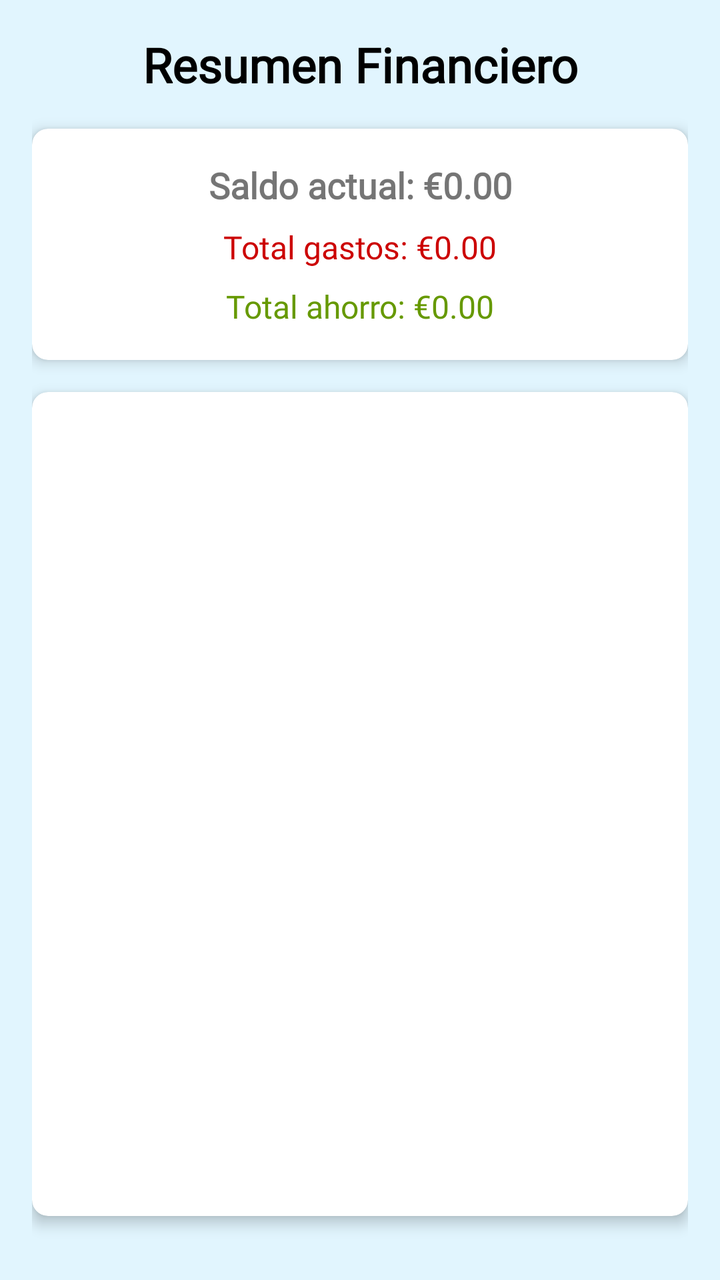
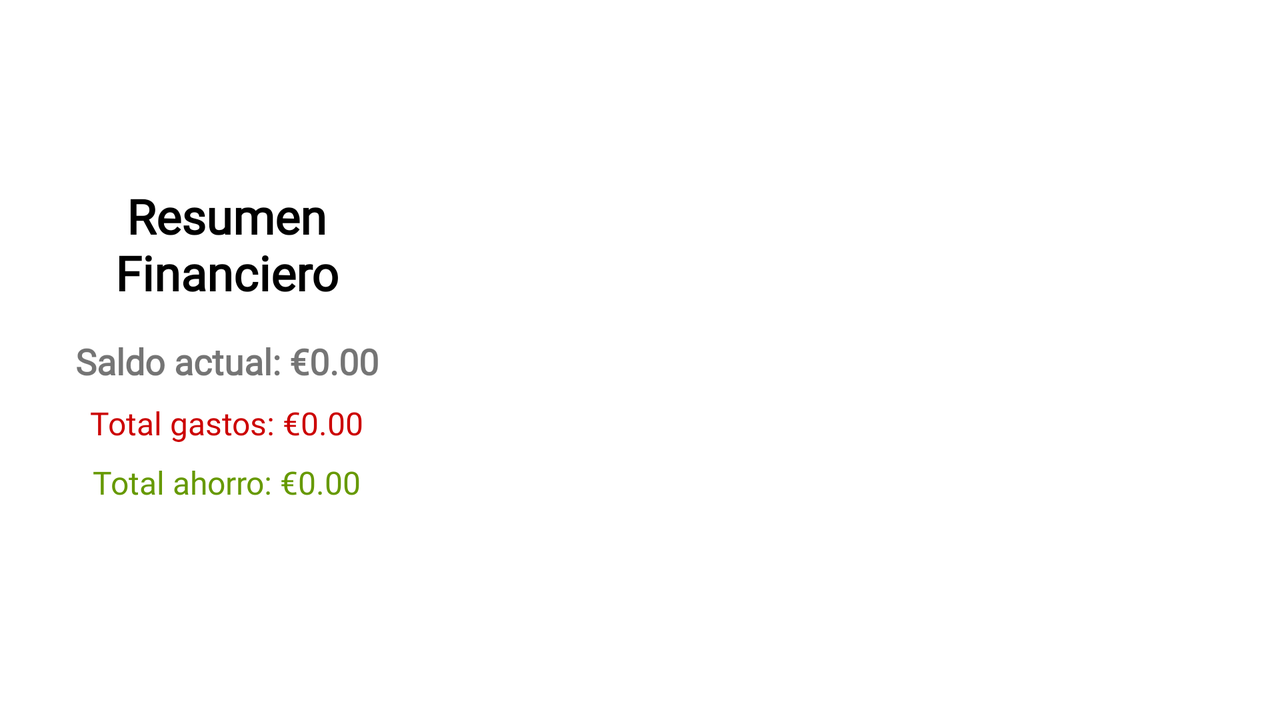

An Android layout and its configuration variant, each rendered on a device that would load it. The default file and the variant file are quoted in full after the pictures.
<!-- AndroidManifest.xml: application theme Theme.EasyFinances -->
<!-- res/layout/activity_transactions_list.xml -->
<?xml version="1.0" encoding="utf-8"?>
<LinearLayout
    xmlns:android="http://schemas.android.com/apk/res/android"
    xmlns:app="http://schemas.android.com/apk/res-auto"
    android:layout_width="match_parent"
    android:layout_height="match_parent"
    android:orientation="vertical"
    android:background="@color/pastelBlue"
    android:padding="16dp">

    
    <TextView
        android:id="@+id/textTitle"
        android:layout_width="match_parent"
        android:layout_height="wrap_content"
        android:text="Resumen Financiero"
        android:textSize="24sp"
        android:textStyle="bold"
        android:gravity="center"
        android:textColor="#000000"
        android:layout_marginBottom="16dp" />

    
    <com.google.android.material.card.MaterialCardView
        android:id="@+id/cardSummary"
        android:layout_width="match_parent"
        android:layout_height="wrap_content"
        app:cardCornerRadius="8dp"
        app:cardElevation="4dp"
        app:cardBackgroundColor="@android:color/white"
        android:layout_marginBottom="16dp">

        <LinearLayout
            android:layout_width="match_parent"
            android:layout_height="wrap_content"
            android:orientation="vertical"
            android:padding="16dp"
            android:gravity="center_horizontal">

            <TextView
                android:id="@+id/textSaldoActual"
                android:layout_width="match_parent"
                android:layout_height="wrap_content"
                android:text="@string/ssaldo_actual_0_00"
                android:textSize="18sp"
                android:textStyle="bold"
                android:gravity="center"
                android:layout_marginBottom="8dp" />

            <TextView
                android:id="@+id/textTotalGastos"
                android:layout_width="match_parent"
                android:layout_height="wrap_content"
                android:text="@string/ttotal_gastos_0_00"
                android:textSize="16sp"
                android:textColor="@android:color/holo_red_dark"
                android:gravity="center"
                android:layout_marginBottom="8dp" />

            <TextView
                android:id="@+id/textTotalAhorro"
                android:layout_width="match_parent"
                android:layout_height="wrap_content"
                android:text="@string/ttotal_ahorro_0_00"
                android:textSize="16sp"
                android:textColor="@android:color/holo_green_dark"
                android:gravity="center" />
        </LinearLayout>
    </com.google.android.material.card.MaterialCardView>

    
    <com.google.android.material.card.MaterialCardView
        android:id="@+id/cardTransactions"
        android:layout_width="match_parent"
        android:layout_height="0dp"
        android:layout_weight="1"
        android:layout_marginBottom="16dp"
        app:cardCornerRadius="8dp"
        app:cardElevation="4dp"
        app:cardBackgroundColor="@android:color/white">

        <androidx.recyclerview.widget.RecyclerView
            android:id="@+id/recyclerViewTransactions"
            android:layout_width="match_parent"
            android:layout_height="match_parent"
            android:contentDescription="@string/lista_de_transacciones_financieras" />
    </com.google.android.material.card.MaterialCardView>

    
    <Button
        android:id="@+id/btnDeleteTransaction"
        android:layout_width="match_parent"
        android:layout_height="wrap_content"
        android:text="@string/eliminar_transaccion_seleccionada"
        android:backgroundTint="@android:color/holo_red_dark"
        android:textColor="@android:color/white"
        android:visibility="gone" />
</LinearLayout>
<!-- resources referenced by this layout -->
<resources>
  <color name="pastelBlue">#E1F5FE</color>
  <string name="eliminar_transaccion_seleccionada">Eliminar transacción seleccionada</string>
  <string name="lista_de_transacciones_financieras">Lista de transacciones financieras</string>
  <string name="ssaldo_actual_0_00">Saldo actual: €0.00</string>
  <string name="ttotal_ahorro_0_00">Total ahorro: €0.00</string>
  <string name="ttotal_gastos_0_00">Total gastos: €0.00</string>
  <style name="Theme.EasyFinances" parent="Theme.MaterialComponents.Light.NoActionBar">
          
          <item name="colorPrimary">@color/teal_700</item>
          <item name="colorPrimaryVariant">@color/teal_200</item>
          <item name="colorOnPrimary">@color/white</item>
  
          
          <item name="android:windowBackground">@color/white</item>
          <item name="android:textColorPrimary">@color/black</item>
  
          
          <item name="fontFamily">@font/roboto</item>
  
          
          <item name="android:statusBarColor">@color/teal_700</item>
          <item name="android:navigationBarColor">@color/white</item>
      </style>
  <color name="teal_700">#FF018786</color>
  <color name="teal_200">#FF03DAC5</color>
  <color name="white">#FFFFFFFF</color>
  <color name="black">#FF000000</color>
</resources>
<!-- res/layout-land/activity_transactions_list.xml (the repository's variant of the layout above) -->
<!-- drawn on the phone turned sideways -->
<?xml version="1.0" encoding="utf-8"?>

<LinearLayout
    xmlns:android="http://schemas.android.com/apk/res/android"
    xmlns:app="http://schemas.android.com/apk/res-auto"
    android:layout_width="match_parent"
    android:layout_height="match_parent"
    android:orientation="horizontal"
    android:padding="16dp">

    
    <LinearLayout
        android:id="@+id/summaryContainer"
        android:layout_width="0dp"
        android:layout_height="match_parent"
        android:layout_weight="1"
        android:orientation="vertical"
        android:gravity="center"
        android:paddingEnd="8dp">

        
        <TextView
            android:id="@+id/textTitle"
            android:layout_width="match_parent"
            android:layout_height="wrap_content"
            android:text="Resumen Financiero"
            android:textSize="24sp"
            android:textStyle="bold"
            android:textColor="@android:color/black"
            android:gravity="center"
            android:layout_marginBottom="16dp" />

        
        <TextView
            android:id="@+id/textSaldoActual"
            android:layout_width="match_parent"
            android:layout_height="wrap_content"
            android:text="Saldo actual: €0.00"
            android:textSize="18sp"
            android:textStyle="bold"
            android:gravity="center"
            android:layout_marginBottom="8dp" />

        
        <TextView
            android:id="@+id/textTotalGastos"
            android:layout_width="match_parent"
            android:layout_height="wrap_content"
            android:text="Total gastos: €0.00"
            android:textSize="16sp"
            android:textColor="@android:color/holo_red_dark"
            android:gravity="center"
            android:layout_marginBottom="8dp" />

        
        <TextView
            android:id="@+id/textTotalAhorro"
            android:layout_width="match_parent"
            android:layout_height="wrap_content"
            android:text="Total ahorro: €0.00"
            android:textSize="16sp"
            android:textColor="@android:color/holo_green_dark"
            android:gravity="center"
            android:layout_marginBottom="16dp" />

        
        <Button
            android:id="@+id/btnDeleteTransaction"
            android:layout_width="match_parent"
            android:layout_height="wrap_content"
            android:text="Eliminar Transacción Seleccionada"
            android:backgroundTint="@android:color/holo_red_dark"
            android:textColor="@android:color/white"
            android:visibility="gone"
            android:layout_marginBottom="16dp" />
    </LinearLayout>

    
    <androidx.recyclerview.widget.RecyclerView
        android:id="@+id/recyclerViewTransactions"
        android:layout_width="0dp"
        android:layout_height="match_parent"
        android:layout_weight="2"
        android:contentDescription="Lista de transacciones"
        app:layoutManager="androidx.recyclerview.widget.LinearLayoutManager"
        android:divider="@android:color/darker_gray"
        android:dividerHeight="1dp"/>
</LinearLayout>
<!-- resources referenced by the variant -->
<!-- as the phone turned sideways resolves them -->
<resources>
  <style name="Theme.EasyFinances" parent="Theme.MaterialComponents.Light.NoActionBar">
          
          <item name="colorPrimary">@color/teal_700</item>
          <item name="colorPrimaryVariant">@color/teal_200</item>
          <item name="colorOnPrimary">@color/white</item>
  
          
          <item name="android:windowBackground">@color/white</item>
          <item name="android:textColorPrimary">@color/black</item>
  
          
          <item name="fontFamily">@font/roboto</item>
  
          
          <item name="android:statusBarColor">@color/teal_700</item>
          <item name="android:navigationBarColor">@color/white</item>
      </style>
  <color name="teal_700">#FF018786</color>
  <color name="teal_200">#FF03DAC5</color>
  <color name="white">#FFFFFFFF</color>
  <color name="black">#FF000000</color>
</resources>
